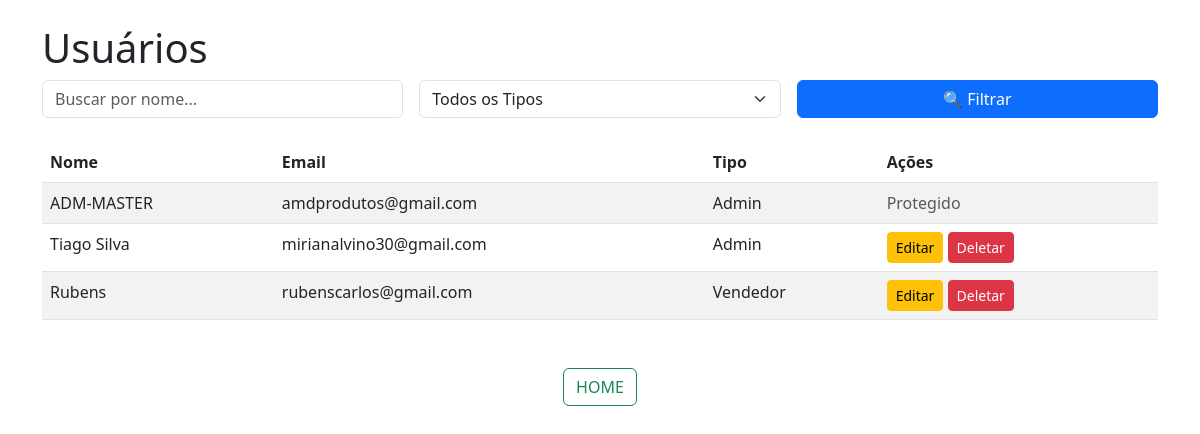
The app's page /usuarios/ (signed in) with its own data.
### app/models/usuario.py (models this page shows, shortened)
class Usuario(db.Model):
    id = db.Column(db.Integer, primary_key=True)
    nome = db.Column(db.String(100), nullable=False)
    email = db.Column(db.String(120), unique=True, nullable= False)
    senha_hash = db.Column(db.String(128), nullable=False)
    tipo = db.Column(db.String(20), default='usuario')
    carteira = db.relationship('Carteira', uselist=False, back_populates='usuario')

### app/routes/usuarios.py (the view)
@usuarios_bp.route('/')
@admin_requerido
def listar():
    busca = request.args.get("busca", "")
    tipo = request.args.get("tipo", "")
    query = Usuario.query
    if busca:
        query = query.filter(Usuario.nome.ilike(f"%{busca}%"))
    if tipo:
        query = query.filter_by(tipo=tipo)
    usuarios = query.all()
    return render_template('usuarios/listar.html', usuarios=usuarios)

### app/templates/usuarios/listar.html (shortened to what this page needs)
{% extends 'base.html' %}
{% block conteudo %}
<h1>Usuários</h1>
<form method="GET" class="row g-3 mb-4">
  <div class="col-md-4">
    <input type="text" class="form-control" name="busca" placeholder="Buscar por nome..." value="{{ request.args.get('busca', '') }}">
  </div>
  <div class="col-md-4">
    <select class="form-select" name="tipo">
      <option value="">Todos os Tipos</option>
    </select>
  </div>
  <div class="col-md-4">
    <button type="submit" class="btn btn-primary w-100">🔍 Filtrar</button>
  </div>
</form>
<table class="table table-striped">
  <thead>
    <tr>
      <th>Nome</th>
      <th>Email</th>
      <th>Tipo</th>
      <th>Ações</th>
    </tr>
  </thead>
  <tbody>
    {% for usuario in usuarios %}
    <tr>
      <td>{{ usuario.nome }}</td>
      <td>{{ usuario.email }}</td>
      <td>{{ usuario.tipo|capitalize }}</td>
      <td>
        {% if usuario.nome != "ADM-MASTER" %}
        <a href="{{ url_for('usuarios.editar', id=usuario.id) }}" class="btn btn-sm btn-warning">Editar</a>
        <form action="{{ url_for('usuarios.deletar', id=usuario.id) }}" method="post" style="display:inline-block;">
          <button class="btn btn-sm btn-danger" onclick="return confirm('Deseja excluir este usuário?')">Deletar</button>
        </form>
        {% else %}
        <span class="text-muted">Protegido</span>
        {% endif %}
      </td>
    </tr>
    {% endfor %}
  </tbody>
</table>
<div class="text-center mt-5">
  <a href="{{ url_for('main.home') }}" class="btn btn-outline-success">HOME</a>
</div>
{% endblock %}

### records on screen
Usuario: nome "ADM-MASTER", email "amdprodutos@gmail.com", tipo "Admin", shows "Protegido"
Usuario: nome "Tiago Silva", email "mirianalvino30@gmail.com", tipo "Admin"
Usuario: nome "Rubens", email "rubenscarlos@gmail.com", tipo "Vendedor"
